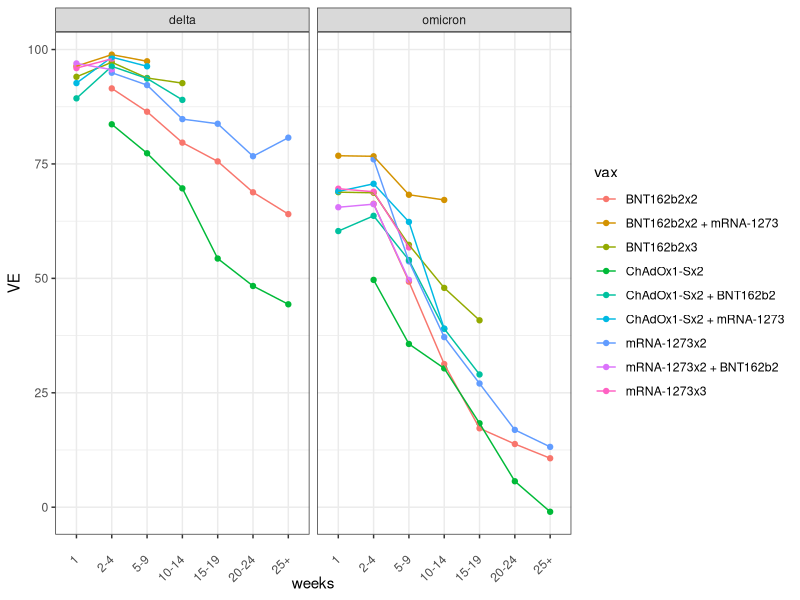
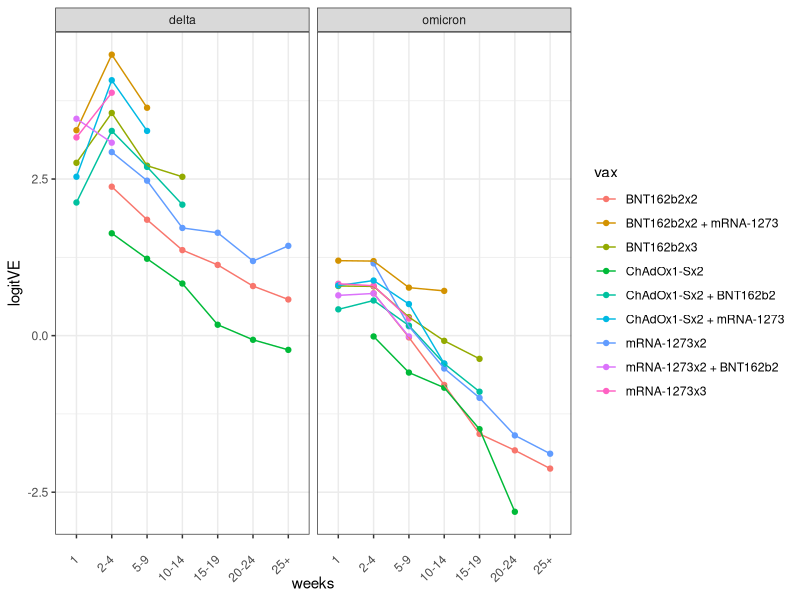
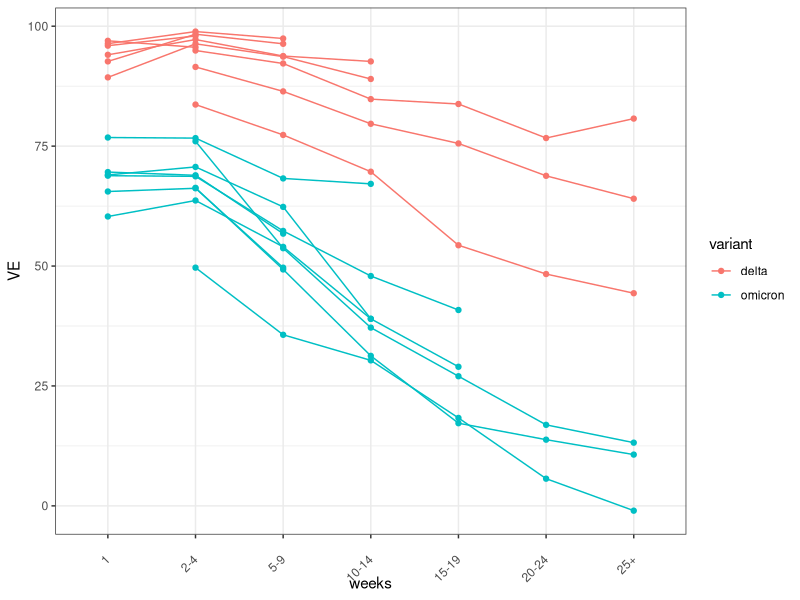
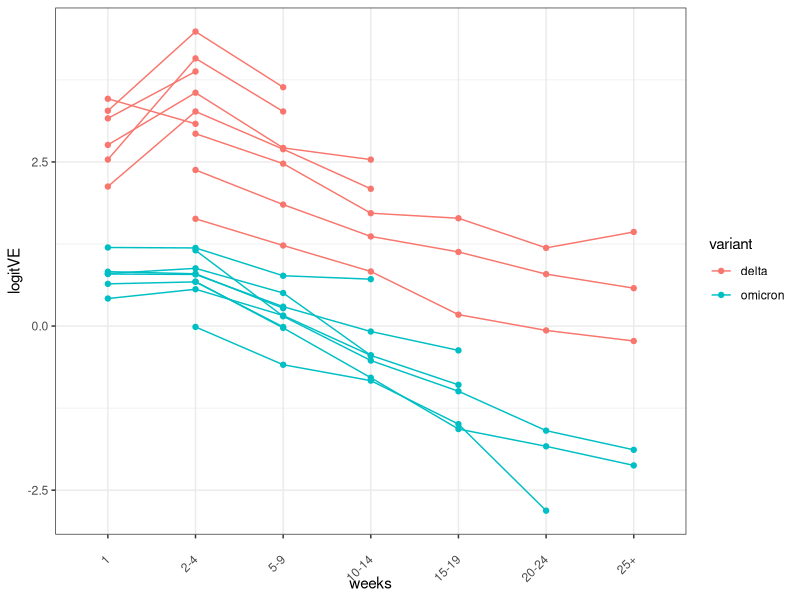
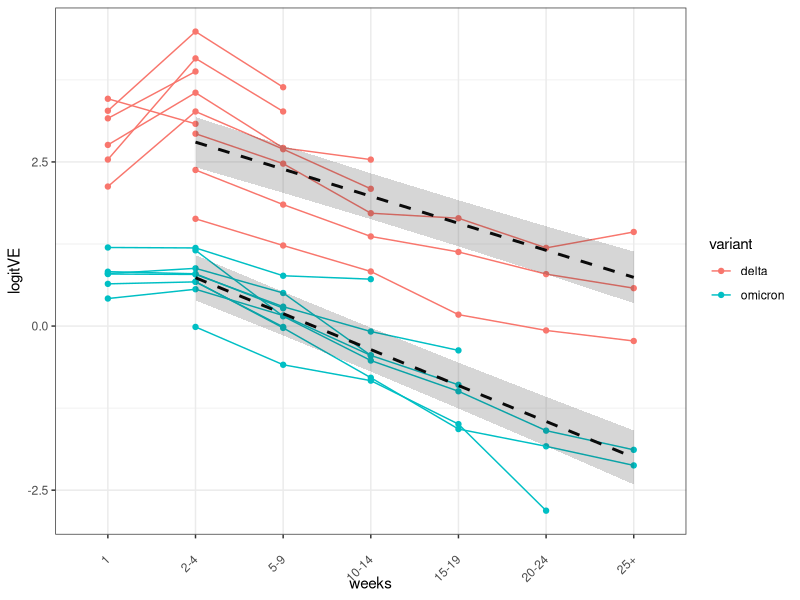
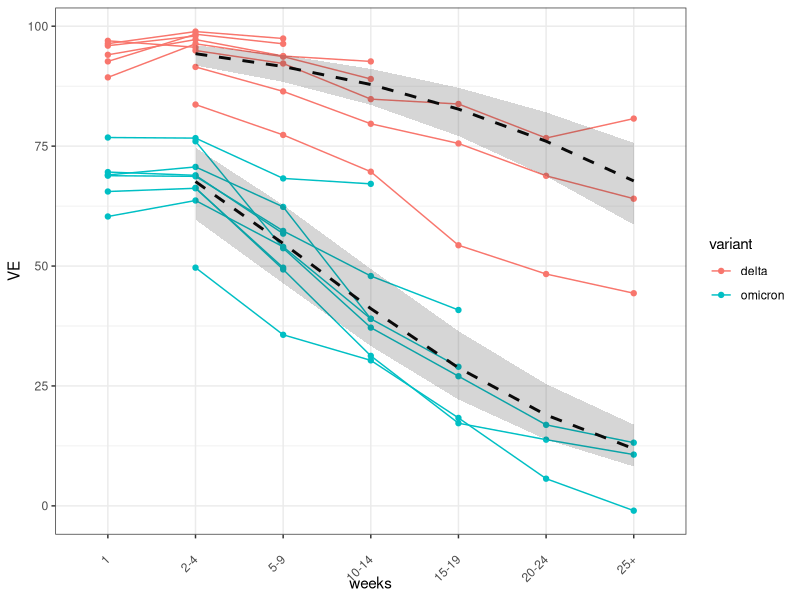
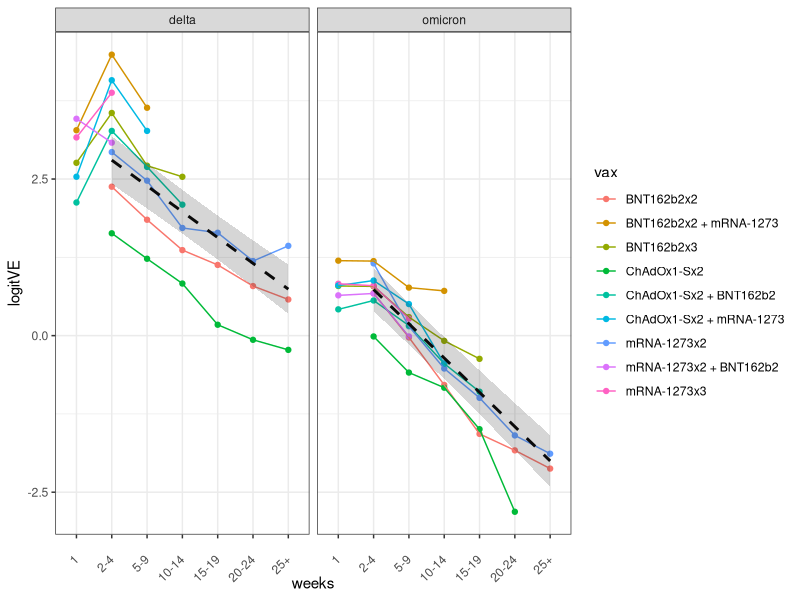
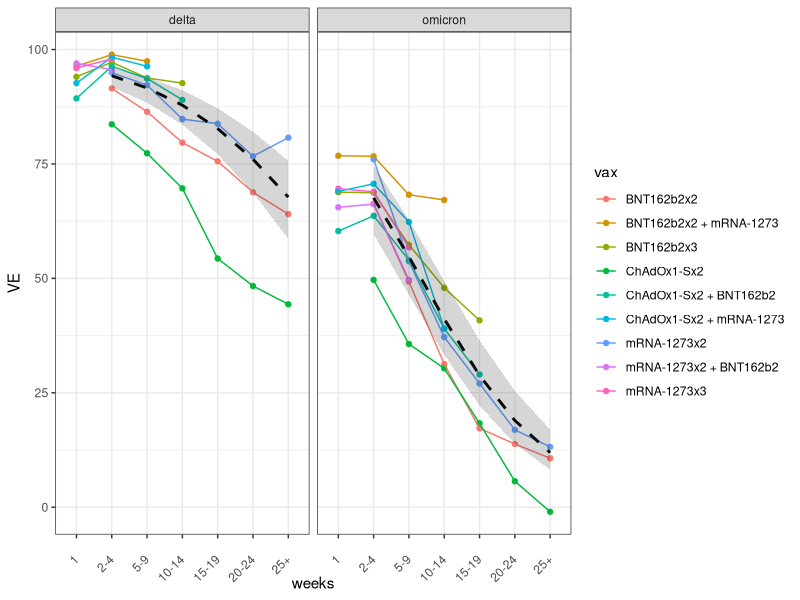

Write the R code that produced these figures, in order.
# plot VE on logit axis to look at omicron vs delta waning

library(tidyverse)
library(mgcv)

# load data grabbed from UKHSA 2022 Week 4 vaccine surveillance report 
# https://assets.publishing.service.gov.uk/government/uploads/system/uploads/attachment_data/file/1050721/Vaccine-surveillance-report-week-4.pdf

d <- read.csv('UKHSA-VE-grab.csv',stringsAsFactors = TRUE)

d$weeks <- ordered(d$weeks, levels=c('1','2-4','5-9','10-14','15-19','20-24','25+'))
d$weeks_numeric <- as.numeric(d$weeks) # for modeling. The bins are close enough to uniformly-spaced time intervals for descriptive modeling

d$vax_variant <- interaction(d$vax,d$variant) # for plotting

d$VEnorm <- d$VE/100 # for betareg
d$logitVE <-  qlogis(d$VE/100) # for plotting and log-linear modeling


# plot grabbed data
p1 <- ggplot(d) + 
        geom_point(aes(x=weeks, y=VE, group=vax, color=vax)) +
        geom_line(aes(x=weeks, y=VE, group=vax, color=vax)) +
        facet_wrap('variant') +
        theme_bw() +
        theme(axis.text.x = element_text(angle = 45, vjust = 0.5, hjust=1)) 
p1
ggsave('VE_vax_var.png',units='in',width=6,height=3,device='png')

p2 <- ggplot(d) + 
        geom_point(aes(x=weeks, y=logitVE, group=vax, color=vax)) +
        geom_line(aes(x=weeks, y=logitVE, group=vax, color=vax)) +
        facet_wrap('variant') +
        theme_bw() +
        theme(axis.text.x = element_text(angle = 45, vjust = 0.5, hjust=1)) 
p2
ggsave('VE_logit_vax_var.png',units='in',width=6,height=3,device='png')

# modeling strategy
# 1) compare no-interaction model to model with linear weeks-variant interaction, see interaction has lower AIC and is preffered model
# 2) compare slope-variant interaction to nonlinear weeks-variant, see nonlinear model is preferred
# conclude that it would be great to see this replicated in other settings to mitigate against UKHSA biases, but
# omicron immunity is less stable than delta immunity from wt vaccination. 


# prepping for linear modeling

# plot grouped by variant on one panel
p3 <- ggplot(d) + 
        geom_point(aes(x=weeks, y=VE, group=vax, color=variant)) +
        geom_line(aes(x=weeks, y=VE, group=vax_variant, color=variant)) +
        theme_bw() +
        theme(axis.text.x = element_text(angle = 45, vjust = 0.5, hjust=1)) 
p3
p4 <- ggplot(d) + 
        geom_point(aes(x=weeks, y=logitVE, group=vax, color=variant)) +
        geom_line(aes(x=weeks, y=logitVE, group=vax_variant, color=variant)) +
        theme_bw() +
        theme(axis.text.x = element_text(angle = 45, vjust = 0.5, hjust=1)) 
p4

# linear in weeks, no interactions
summary(
  m_lin_noint <- gam(VEnorm ~ weeks_numeric + variant + s(vax,bs='re'),
                     family=betar(link="logit"),
                     method='REML',
                     data=d %>% filter(VE>0 & weeks_numeric>1)) # exclude week 1
  )


# linear in weeks, week:variant interaction
summary(
  m_lin_weekvariant <- gam(VEnorm ~ weeks_numeric + variant + weeks_numeric:variant + s(vax,bs='re'),
                     family=betar(link="logit"),
                     method='REML',
                     data=d %>% filter(VE>0 & weeks_numeric>1))  # exclude week 1
)
# weeks_numeric:omicron interaction is negative and significant

# interaction model is preferred (deltaAIC=8)
AIC(m_lin_noint,m_lin_weekvariant)


# plot model fit for modal vaccine (vax effect = 0)
pd <- expand.grid(weeks=levels(d$weeks)[-c(1)], variant=levels(d$variant))
pd$weeks <- ordered(pd$weeks)
pd$weeks_numeric <- as.numeric(pd$weeks)+1
pd$vax <- 'model: variant:weeks interaction'
pd$vax_variant <- interaction(pd$vax,pd$variant)

fit<-predict(m_lin_weekvariant,newdata=pd, se=TRUE, exclude='s(vax)')
pd$logitVE <- fit$fit
pd$logitVE_lower <- fit$fit-2*fit$se.fit
pd$logitVE_upper <- fit$fit+2*fit$se.fit

pd$VE <-plogis(pd$logitVE)*100
pd$VE_lower <-plogis(pd$logitVE_lower)*100
pd$VE_upper <-plogis(pd$logitVE_upper)*100

p4 +
  geom_line(data=pd,aes(x=weeks,y=logitVE, group=variant),size=1,linetype='dashed') +
  geom_ribbon(data=pd,aes(x=weeks_numeric,ymin=logitVE_lower,ymax=logitVE_upper,group=variant),alpha=0.2) 
ggsave('VE_logit_var_model.png',units='in',width=4,height=3,device='png')

p3 +
  geom_line(data=pd,aes(x=weeks,y=VE, group=variant),size=1,linetype='dashed') +
  geom_ribbon(data=pd,aes(x=weeks_numeric,ymin=VE_lower,ymax=VE_upper,group=variant),alpha=0.2) 
ggsave('VE_var_model.png',units='in',width=4,height=3,device='png')


p2 +
  geom_line(data=pd,aes(x=weeks,y=logitVE, group=variant),size=1,linetype='dashed') +
  geom_ribbon(data=pd,aes(x=weeks_numeric,ymin=logitVE_lower,ymax=logitVE_upper,group=variant),alpha=0.2) 
ggsave('VE_logit_vax_var_model.png',units='in',width=6,height=3,device='png')

p1 +
  geom_line(data=pd,aes(x=weeks,y=VE, group=variant),size=1,linetype='dashed') +
  geom_ribbon(data=pd,aes(x=weeks_numeric,ymin=VE_lower,ymax=VE_upper,group=variant),alpha=0.2) 
ggsave('VE_vax_var_model.png',units='in',width=6,height=3,device='png')


## isolate time trend difference from level difference
## shift to compare trends starting from same intercept
pd2<-pd

# shift between omicron and delta
shift_intercept <- max(pd2$logitVE[pd2$variant=='omicron']) - max(pd2$logitVE[pd2$variant=='delta'])
  # this is slightly different than coef(m_lin_noint)['variantomicron'] because we're plotting a zeroed out random effect

# zero reference 
maxLogitVE <- max(pd2$logitVE)

# shift by omicron intercept 
pd2$logitVE[pd2$variant=='omicron'] <- pd2$logitVE[pd2$variant=='omicron'] - shift_intercept
pd2$logitVE_lower[pd2$variant=='omicron'] <- pd2$logitVE_lower[pd2$variant=='omicron'] - shift_intercept
pd2$logitVE_upper[pd2$variant=='omicron'] <- pd2$logitVE_upper[pd2$variant=='omicron'] - shift_intercept

#shift to zero reference
pd2$logitVE <- pd2$logitVE - maxLogitVE
pd2$logitVE_lower <- pd2$logitVE_lower - maxLogitVE
pd2$logitVE_upper <- pd2$logitVE_upper - maxLogitVE

# VE scale
# (this doesn't really mean anything, but I was curious to see it anyway)
pd2$VE <-plogis(pd2$logitVE)*100
pd2$VE_lower <-plogis(pd2$logitVE_lower)*100
pd2$VE_upper <-plogis(pd2$logitVE_upper)*100


ggplot(pd2) +
  geom_line(aes(x=weeks,y=logitVE,group=variant,color=variant)) +
  geom_ribbon(aes(x=weeks_numeric-1,ymin=logitVE_lower,ymax=logitVE_upper,group=variant,fill=variant),alpha=0.2) +
  theme_bw() +
  theme(axis.text.x = element_text(angle = 45, vjust = 0.5, hjust=1)) 
ggsave('VE_logit_relative_var_model.png',units='in',width=4,height=3,device='png')


ggplot(pd2) +
  geom_line(aes(x=weeks,y=VE,group=variant,color=variant)) +
  geom_ribbon(aes(x=weeks_numeric-1,ymin=VE_lower,ymax=VE_upper,group=variant,fill=variant),alpha=0.2) +
  theme_bw() +
  theme(axis.text.x = element_text(angle = 45, vjust = 0.5, hjust=1)) 
ggsave('VE_relative_var_model.png',units='in',width=4,height=3,device='png')


### in playing with the start week above, there is some evidence of nonlinearity. Let's gam!

# linear in weeks, week:variant interaction
summary(
  m_nonlin_weekvariant <- gam(VEnorm ~ s(weeks_numeric, by=variant, k=5) + variant + s(vax,bs='re'),
                           family=betar(link="logit"),
                           method='REML',
                           data=d %>% filter(VE>0 & weeks_numeric>1))  # exclude week 1
)
# nonlinear interaction model is preferred (deltaAIC=6.6)
AIC(m_lin_noint,m_lin_weekvariant,m_nonlin_weekvariant)


# plot model fit for modal vaccine (vax effect = 0)
pd3 <- expand.grid(weeks=levels(d$weeks)[-c(1)], variant=levels(d$variant))
pd3$weeks <- ordered(pd3$weeks)
pd3$weeks_numeric <- as.numeric(pd3$weeks)+1
pd3$vax <- 'model: variant:weeks nonlinear interaction'
pd3$vax_variant <- interaction(pd3$vax,pd3$variant)

fit<-predict(m_nonlin_weekvariant,newdata=pd3, se=TRUE, exclude='s(vax)')
pd3$logitVE <- fit$fit
pd3$logitVE_lower <- fit$fit-2*fit$se.fit
pd3$logitVE_upper <- fit$fit+2*fit$se.fit

pd3$VE <-plogis(pd3$logitVE)*100
pd3$VE_lower <-plogis(pd3$logitVE_lower)*100
pd3$VE_upper <-plogis(pd3$logitVE_upper)*100

p4 +
  geom_line(data=pd3,aes(x=weeks,y=logitVE, group=variant),size=1,linetype='dashed') +
  geom_ribbon(data=pd3,aes(x=weeks_numeric,ymin=logitVE_lower,ymax=logitVE_upper,group=variant),alpha=0.2) 
ggsave('VE_logit_var_model_nonlinear.png',units='in',width=4,height=3,device='png')

p3 +
  geom_line(data=pd3,aes(x=weeks,y=VE, group=variant),size=1,linetype='dashed') +
  geom_ribbon(data=pd3,aes(x=weeks_numeric,ymin=VE_lower,ymax=VE_upper,group=variant),alpha=0.2) 
ggsave('VE_var_model_nonlinear.png',units='in',width=4,height=3,device='png')


p2 +
  geom_line(data=pd3,aes(x=weeks,y=logitVE, group=variant),size=1,linetype='dashed') +
  geom_ribbon(data=pd3,aes(x=weeks_numeric,ymin=logitVE_lower,ymax=logitVE_upper,group=variant),alpha=0.2) 
ggsave('VE_logit_vax_var_model_nonlinear.png',units='in',width=6,height=3,device='png')

p1 +
  geom_line(data=pd3,aes(x=weeks,y=VE, group=variant),size=1,linetype='dashed') +
  geom_ribbon(data=pd3,aes(x=weeks_numeric,ymin=VE_lower,ymax=VE_upper,group=variant),alpha=0.2) 
ggsave('VE_vax_var_model_nonlinear.png',units='in',width=6,height=3,device='png')



## plot to compare trends starting from same intercept
pd4<-pd3

# shift between omicron and delta
shift_intercept <- max(pd4$logitVE[pd4$variant=='omicron']) - max(pd4$logitVE[pd4$variant=='delta'])
# this is slightly different than coef(m_nonlin_weekvariant)['variantomicron'] because we're plotting a zeroed out random effect

# zero reference 
maxLogitVE <- max(pd4$logitVE)

# shift by omicron intercept 
pd4$logitVE[pd4$variant=='omicron'] <- pd4$logitVE[pd4$variant=='omicron'] - shift_intercept
pd4$logitVE_lower[pd4$variant=='omicron'] <- pd4$logitVE_lower[pd4$variant=='omicron'] - shift_intercept
pd4$logitVE_upper[pd4$variant=='omicron'] <- pd4$logitVE_upper[pd4$variant=='omicron'] - shift_intercept

#shift to zero reference
pd4$logitVE <- pd4$logitVE - maxLogitVE
pd4$logitVE_lower <- pd4$logitVE_lower - maxLogitVE
pd4$logitVE_upper <- pd4$logitVE_upper - maxLogitVE

# VE scale
pd4$VE <-plogis(pd4$logitVE)*100
pd4$VE_lower <-plogis(pd4$logitVE_lower)*100
pd4$VE_upper <-plogis(pd4$logitVE_upper)*100



# observe that omicron efficacy keeps falling exponentially with time while delta stabilizes
ggplot(pd4) +
  geom_line(aes(x=weeks,y=logitVE,group=variant,color=variant)) +
  geom_ribbon(aes(x=weeks_numeric-1,ymin=logitVE_lower,ymax=logitVE_upper,group=variant,fill=variant),alpha=0.2) +
  theme_bw() +
  theme(axis.text.x = element_text(angle = 45, vjust = 0.5, hjust=1)) 
ggsave('VE_logit_relative_var_model_nonlinear.png',units='in',width=4,height=3,device='png')


ggplot(pd4) +
  geom_line(aes(x=weeks,y=VE,group=variant,color=variant)) +
  geom_ribbon(aes(x=weeks_numeric-1,ymin=VE_lower,ymax=VE_upper,group=variant,fill=variant),alpha=0.2) +
  theme_bw() +
  theme(axis.text.x = element_text(angle = 45, vjust = 0.5, hjust=1)) 
ggsave('VE_relative_var_model_nonlinear.png',units='in',width=4,height=3,device='png')


# let's look at exp(logitVE_delta - logitVE_omicron) as a proxy for the relationship
# between antibody titers and VE demonstrated in Khoury et al https://www.nature.com/articles/s41591-021-01377-8

# interval of drop difference
tmp <- pd4 %>% filter(weeks=='25+') 

logit_se = (tmp$logitVE_upper-tmp$logitVE_lower)/4
logit_draws <- data.frame(delta=tmp$logitVE[1]+2*logit_se[1]*rnorm(n=1e4,sd=logit_se[1]),
  omicron=tmp$logitVE[2]+2*logit_se[2]*rnorm(n=1e4,sd=logit_se[2]))

titer_drop_ratio <- data.frame(mean_logit=tmp$logitVE[1]-tmp$logitVE[2],
                               lower_logit = quantile(logit_draws[,1]-logit_draws[,2],0.025),
                               upper_logit = quantile(logit_draws[,1]-logit_draws[,2],0.975)) %>%
  mutate(mean = exp(mean_logit),
         lower=exp(lower_logit),
         upper=exp(upper_logit))

titer_drop_ratio
# this shows that at the 25+ week time point, exp(logitVE) for omicron falls 2.0 (1.57,2.44) 
# lower than delta. Under the Khoury model, this should correspond to a 2x lower drop in NAb titers for omicron relative to delta

# here's the evidence from the only paper I've seen with that comparison at 4-6 months post-booster
# compare to zhao fig 1 panels I & J https://www.nejm.org/doi/full/10.1056/NEJMc2119426

zhao_drop = data.frame(delta = 2133/331,
                             omicron = 516/51)

zhao_drop_ratio = zhao_drop$omicron/zhao_drop$delta
zhao_drop_ratio

# this ratio is just at the lower edge of the confidence titer_drop_ratio confidence
# interval above. As the Zhao titers suffer from censoring at low titers,
# the true value is likely higher and thus consistent with this model.
# furhtermore, the zhao endpoint is from 4-6 months, and so should be lower than seen
# at 25+ weeks.

# Pajon et al https://www.nejm.org/doi/full/10.1056/NEJMc2119912 provides a similar
# comparison for omicron vs D614G.  The observed ratio there should overestimate
# the difference with delta, since delta is antigenically furter from WT than D614G.
# WT
pajon = 6.3/2.3
# this is just at the upper end of the titer_drop_ratio interval, again consistent with the model

############

# taken together, these data are consistent with omicron waning following WT vaccination
# being less stable than delta waning after 3-4 months, both after 2-dose and booster vaccination.